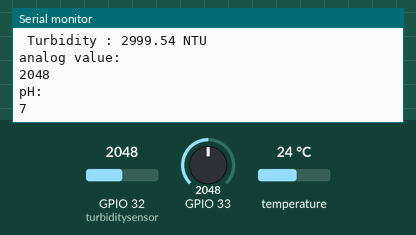
Recording of a sketch running on a simulated ESP32. Parts: the last lines printed to the serial monitor. The test bench sets the inputs (shaded band); at power-on: GPIO 33 = 2048, temperature 24 °C, GPIO 32 (turbiditysensor) = 2048. WiFi joins after 1.5 s; servers stay silent unless stated.

Above: at 2.7 s.
2.8 s: GPIO 33 set to 2866
At 4.2 s:
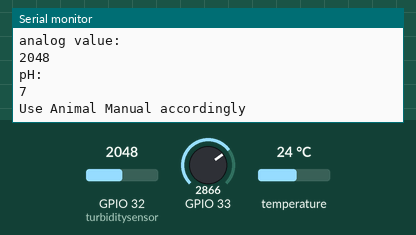
7.1 s: GPIO 33 set to 1228
At 8.52 s:
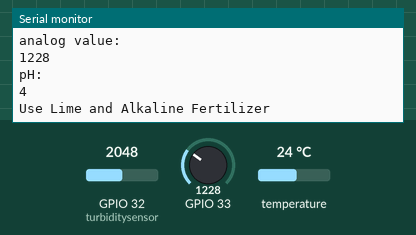
12.6 s: temperature set to 12 °C
At 13.32 s:
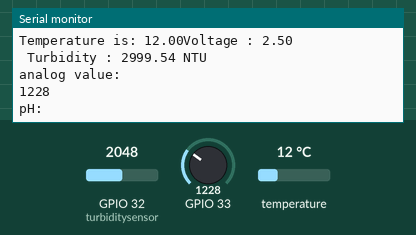
14.1 s: GPIO 32 (turbiditysensor) set to 2866
At 14.8 s:
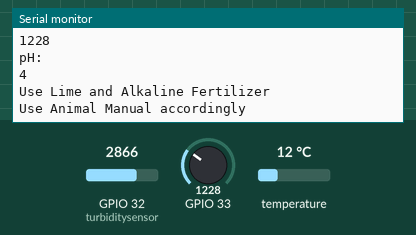
15.6 s: temperature set to 19 °C
At 16.09 s:
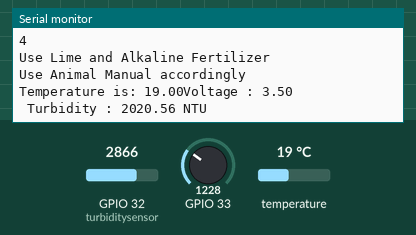
17.1 s: GPIO 32 (turbiditysensor) set to 3603
At 24.41 s:
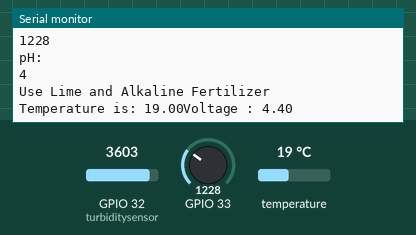
Timing chart, 0 to 25.3 s (numbered marks = the images above; inputs shaded):
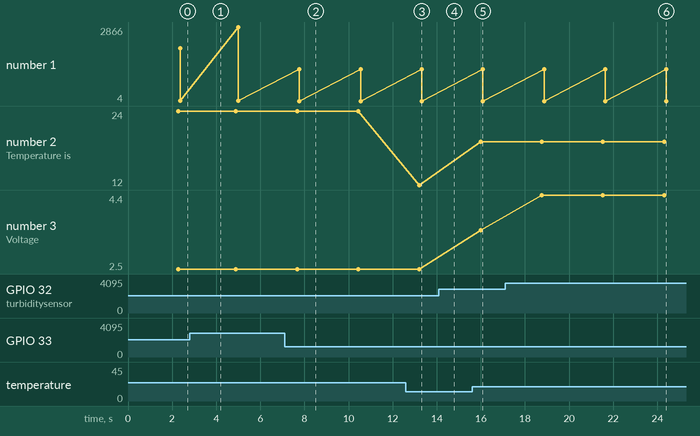

The sketch:

WQMS.ino
```cpp
#include <WiFi.h>
#include <IOXhop_FirebaseESP32.h>
#define FIREBASE_HOST "wqms-ad41c.firebaseio.com"
#define FIREBASE_AUTH "XakKC0MYgfBEYxOqQKHNyqNBs4VtcIZlbZBozkQC"
#define WIFI_SSID "Guest"
#define WIFI_PASSWORD "Srix@123"


//float x;
/*Turbidity*/
int turbiditysensor = 32;
float volt;
float ntu;
/*Temperature*/
#include <OneWire.h>
#include <DallasTemperature.h>

#define ONE_WIRE_BUS 4
OneWire oneWire(ONE_WIRE_BUS);
DallasTemperature sensors(&oneWire);

void setup() {
  Serial.begin(9600);

   sensors.begin();


  // connect to wifi.
  WiFi.begin(WIFI_SSID, WIFI_PASSWORD);
  Serial.print("connecting");
  while (WiFi.status() != WL_CONNECTED) {
    Serial.print(".");
    delay(500);
  }
  Serial.println();
  Serial.print("connected: ");
  Serial.println(WiFi.localIP());

  Firebase.begin(FIREBASE_HOST, FIREBASE_AUTH);
}


void loop() {

 sensors.requestTemperatures(); // Send the command to get temperature readings
 //Serial.println("DONE");
 Serial.print("Temperature is: ");
 Serial.print(sensors.getTempCByIndex(0)); // Why "byIndex"?


 volt = 0;
    for(int i=0; i<800; i++)
    {
        volt += ((float)analogRead(turbiditysensor)/4095)*5;
    }
    volt = volt/800;
    Serial.print("Voltage : ");
    Serial.println(volt);
    if(volt < 2.5){
      ntu = 3000;
    }else{
      ntu = -1120.4*(volt*volt)+5742.3*volt-4353.8;
    }
   Serial.print(" Turbidity : ");
    Serial.print(ntu);
   Serial.println(" NTU");


int x=analogRead(33);
int y=0.00342*x;
Serial.println("analog value:");
Serial.println(x);
Serial.println("pH:");
Serial.println(y);


 Firebase.setInt("Temperature",sensors.getTempCByIndex(0));
 Firebase.setFloat("Voltage",volt);
 Firebase.setFloat("Turbidity",ntu);
 Firebase.setFloat("pH", y);

 if(y<6.5)
{
  Serial.println("Use Lime and Alkaline Fertilizer");
  Firebase.setString("Status1","\"Use Lime and Alkaline Fertilizer\"");
}
else if(y>8.5)
{
  Serial.println("Use Acid Fertilizer");
  Firebase.setString("Status1","\"Use Acid Fertilizer\"");
}

if(ntu>0)
{
  Serial.println("Use Animal Manual accordingly");
  Firebase.setString("Status2","\"Use Animal Manure accordingly\"");

}
else
{
  Firebase.setString("Status2","-");
}


 delay(1000);

}
```

Measured:
- after the input at 7.1 s, the serial monitor: prints a new line after 0.67 s (image 2)
- after the input at 12.6 s, the serial monitor: prints a new line after 0.61 s (image 3)
- after the input at 15.6 s, the serial monitor: prints a new line after 0.39 s (image 5)
- after the input at 17.1 s, the serial monitor: prints a new line after 1.7 s (image 6)
- plotted number 1: 7 → 9 after the input at 2.8 s, 9 → 4 after the input at 7.1 s
- plotted number 2: 24 → 12 after the input at 12.6 s, 12 → 19 after the input at 15.6 s
- plotted number 3: 3.5 → 4.4 after the input at 17.1 s
